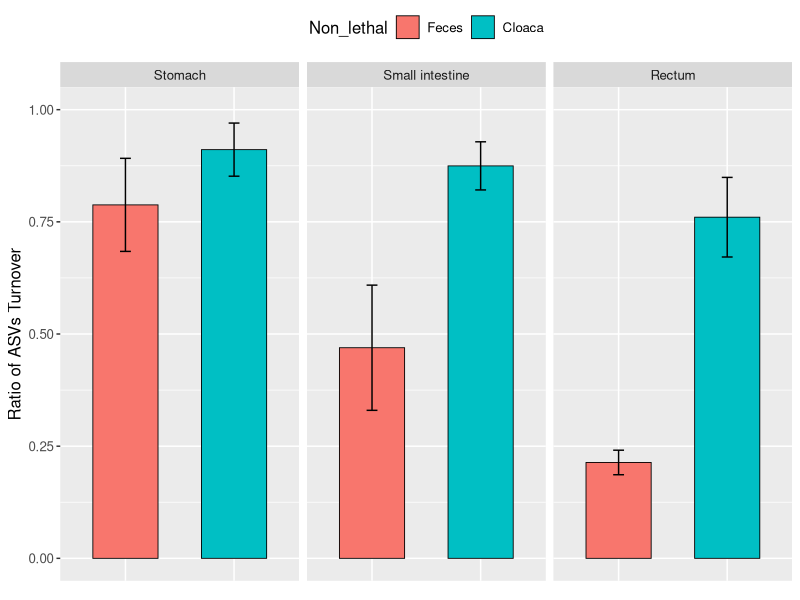
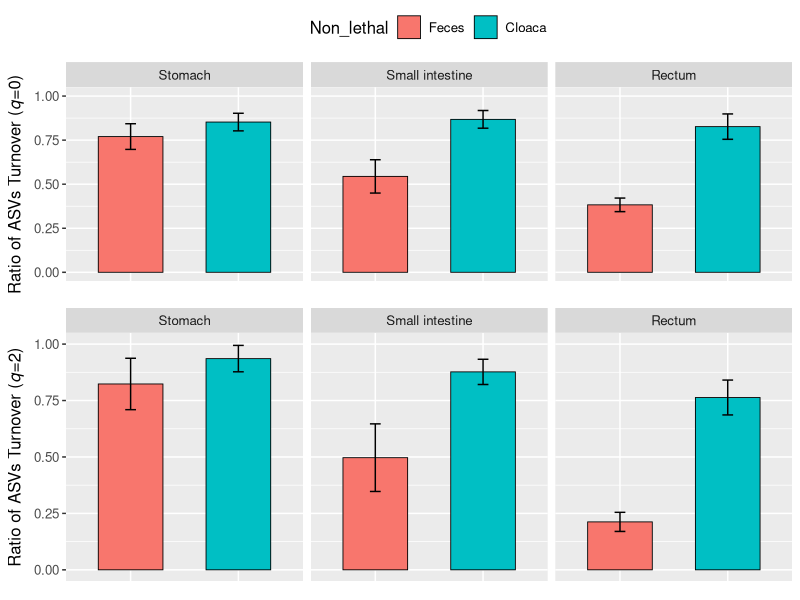

Write the R code that produced these figures, in order.
## ---- chunk 1
library(tidyverse)
library(ggpubr)

beta <- read.csv("../Data/INTER.csv", header = TRUE, check.names = F)

# Turnover al q=1 order
beta1=subset(beta, q==1)
beta1$DT<- factor(beta1$DT, levels = c("Stomach","Intestine", "Rectum"),
                  labels = c("Stomach", "Small intestine", "Rectum"))

#titulo1 <- expression(paste("Ratio of ASVs Turnover (", italic("q"), "=1)"))

Turnover_q1 <- ggbarplot(subset(beta1, q==1), x= "Non_lethal", y= "Turnover",
                      color = "black",  width = 0.6, lwd=0.3,
                      facet.by = "DT",
                      fill = "Non_lethal",
                      add = "mean_se") +
  labs(x= element_blank(), y = "Ratio of ASVs Turnover") +
  theme_gray() + theme(text = element_text (size = 12)) +
  theme(legend.position = "right",
        axis.ticks.x = element_blank(),
        axis.text.x = element_blank())+
  scale_y_continuous(limits = c(0,1))+
  geom_signif(test="wilcox.test") +theme(legend.position = "top")
Turnover_q1
## ---- chunk 2
beta0=subset(beta, q==0)
beta0$DT<- factor(beta0$DT, levels = c("Stomach","Intestine", "Rectum"),
                  labels = c("Stomach", "Small intestine", "Rectum"))

titulo0 <- expression(paste("Ratio of ASVs Turnover (", italic("q"), "=0)"))

turnover0 <- ggbarplot(subset(beta0, q==0), x= "Non_lethal", y= "Turnover",
                         color = "black",  width = 0.6, lwd=0.3,
                          facet.by = "DT",
                          fill = "Non_lethal",
                         add = "mean_se") +
  labs(x= element_blank(), y = titulo0) +
  theme_gray() + theme(text = element_text (size = 12)) +
  theme(legend.position = "right",
        axis.ticks.x = element_blank(),
        axis.text.x = element_blank())+
  scale_y_continuous(limits = c(0,1))+
  geom_signif(test="wilcox.test")+theme(legend.position = "top")

beta2=subset(beta, q==2)
beta2$DT<- factor(beta2$DT, levels = c("Stomach","Intestine", "Rectum"),
                  labels = c("Stomach", "Small intestine", "Rectum"))

titulo2 <- expression(paste("Ratio of ASVs Turnover (", italic("q"), "=2)"))

turnover2<- ggbarplot(subset(beta2, q==2), x= "Non_lethal", y= "Turnover",
                    color = "black",  width = 0.6, lwd=0.3,
                    facet.by = "DT",
                    fill = "Non_lethal",
                    add = "mean_se") +
  labs(x= element_blank(), y = titulo2) +
  theme_gray() + theme(text = element_text (size = 12)) +
  theme(legend.position = "right",
        axis.ticks.x = element_blank(),
        axis.text.x = element_blank())+
  scale_y_continuous(limits = c(0,1))+
  geom_signif(test="wilcox.test")+theme(legend.position = "none")


library(cowplot)
TurnoverFig_q02 <- plot_grid(turnover0,turnover2,
                         nrow = 2,ncol = 1)
TurnoverFig_q02

